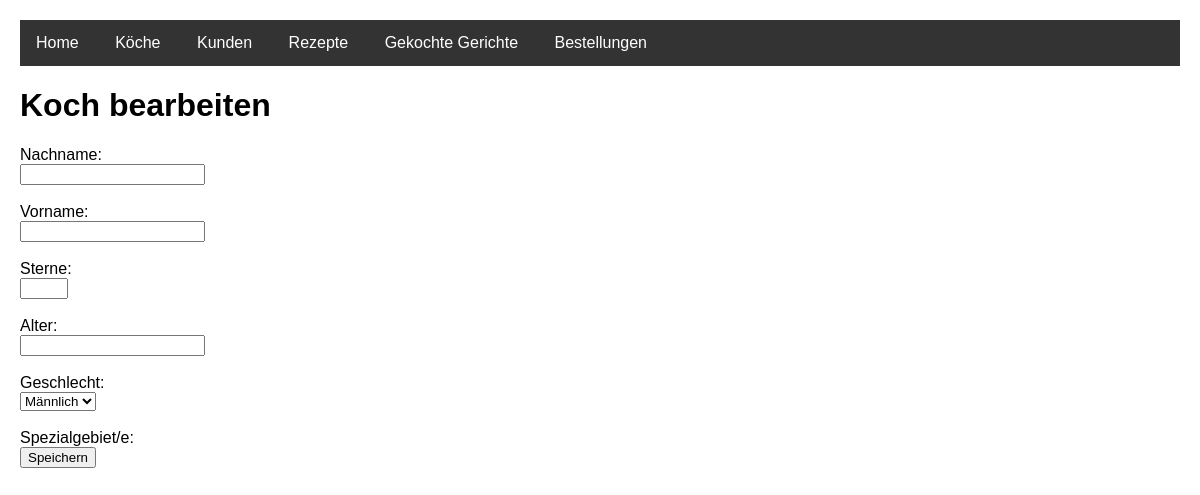
Page /koch_bearbeiten.php on the earlier database version.
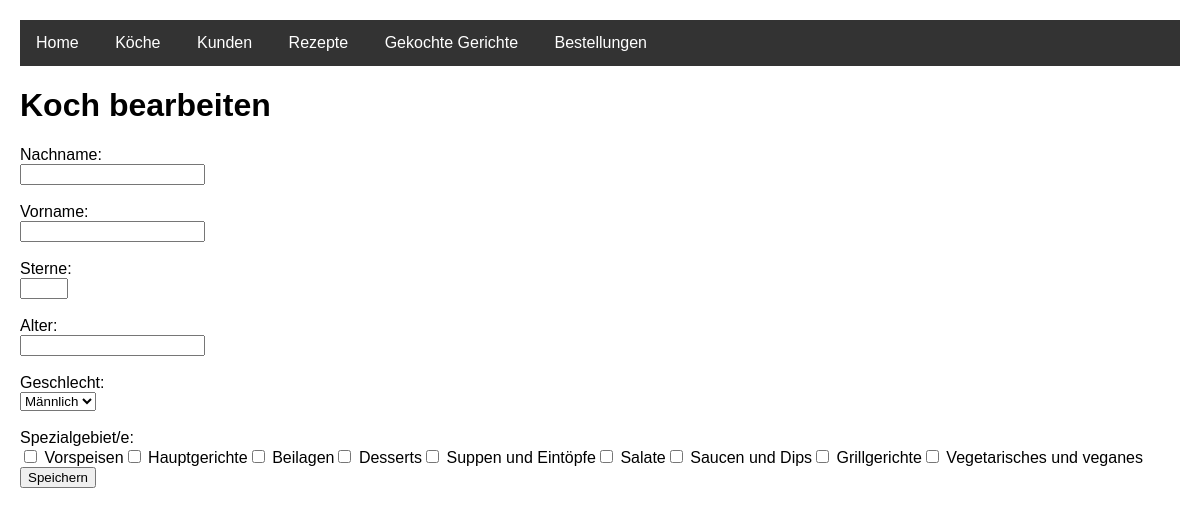
Same page on the later database version.
### tables this page shows
CREATE TABLE Spezialgebiete (
    spezialgebietID INT PRIMARY KEY AUTO_INCREMENT,
    name VARCHAR(50) NOT NULL
);

### koch_bearbeiten.php (the view, shortened to what this page needs)
<!DOCTYPE HTML>
<html lang="de">
<head>
    <link rel="stylesheet" type="text/css" href="styles.css" />
</head>
<body>
    <?php require_once("navigation.inc.php"); ?>
    <h1>Koch bearbeiten</h1>
    <?php
    require_once("db.inc.php");
    $kochID = (int)$_GET['id'];
    $stmt = $mysqli->prepare("SELECT * FROM Koch WHERE kochID = ?");
    $stmt->bind_param("i", $kochID);
    $stmt->execute();
    $result = $stmt->get_result();
    $koch = $result->fetch_assoc();
    ?>
    <form action="koch_aktualisieren.php" method="post">
        <label for="nachname">Nachname:</label><br>
        <input type="text" id="nachname" name="nachname"
               value="<?php echo htmlspecialchars($koch['nachname']); ?>" required><br><br>
        <label for="vorname">Vorname:</label><br>
        <input type="text" id="vorname" name="vorname"
               value="<?php echo htmlspecialchars($koch['vorname']); ?>" required><br><br>
        <label for="anzahl_von_sternen">Sterne:</label><br>
        <input type="number" id="anzahl_von_sternen" name="anzahl_von_sternen"
               value="<?php echo htmlspecialchars($koch['anzahl_von_sternen']); ?>" min="0" max="5"><br><br>
        <label for="alter_koch">Alter:</label><br>
        <input type="number" id="alter_koch" name="alter_koch"
               value="<?php echo htmlspecialchars($koch['alter_koch']); ?>" min="18"><br><br>
        <label for="geschlecht">Geschlecht:</label><br>
        <select id="geschlecht" name="geschlecht">
            <option value="männlich" <?php echo ($koch['geschlecht'] === 'männlich' ? 'selected' : ''); ?>>Männlich</option>
        </select><br><br>
        <label>Spezialgebiet/e:</label><br>
        <div class="checkbox-group">
              <?php
              require_once("db.inc.php");
              $spezialgebiete = $mysqli->query("SELECT * FROM Spezialgebiete");
              while ($row = $spezialgebiete->fetch_assoc()) {
                     $stmt = $mysqli->prepare("
                     SELECT 1 FROM Koch_Spezialgebiete
                     WHERE kochID = ? AND spezialgebietID = ?
                     ");
                     $stmt->bind_param("ii", $kochID, $row['spezialgebietID']);
                     $stmt->execute();
                     $checked = $stmt->get_result()->num_rows > 0 ? 'checked' : '';
                     echo '<label class="checkbox-label">';
                     echo '<input type="checkbox" name="spezialgebiete[]" value="' . $row['spezialgebietID'] . '" ' . $checked . '> ';
                     echo htmlspecialchars($row['name']);
                     echo '</label>';
              }
              ?>
        </div>
        <input type="submit" value="Speichern">
    </form>
</body>
</html>

Differences in the rows shown:
added spezialgebiete: name "Vorspeisen"
added spezialgebiete: name "Hauptgerichte"
added spezialgebiete: name "Beilagen"
added spezialgebiete: name "Desserts"
added spezialgebiete: name "Suppen und Eintöpfe"
added spezialgebiete: name "Salate"
added spezialgebiete: name "Saucen und Dips"
added spezialgebiete: name "Grillgerichte"
added spezialgebiete: name "Vegetarisches und veganes"
